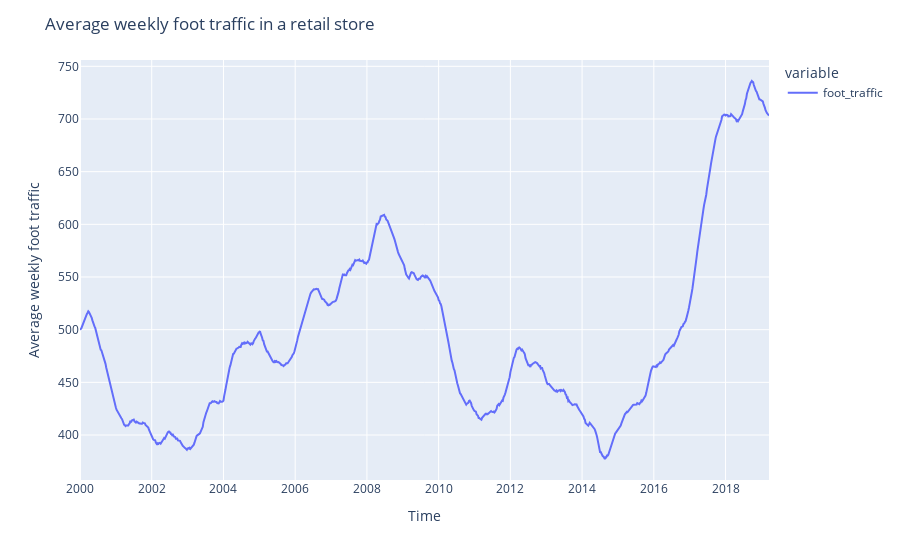

This figure's notebook cell:
### Code cell
fig = px.line(df['foot_traffic'])
fig.update_layout(
    xaxis= dict(
        tickmode = 'array',
        tickvals = np.arange(0, 1000, 104),
        ticktext = np.arange(2000, 2020, 2)
    ),
    yaxis_title='Average weekly foot traffic',
    xaxis_title='Time',
    title='Average weekly foot traffic in a retail store'
)

### Figure 1 — Plotly figure (JSON) as saved in the notebook; plotly's stock layout.template omitted (floating-point values rounded to 4 significant figures; data arrays with more than 128 entries replaced by an {"elided": "..."} marker saying what was removed)
{"data": [{"hovertemplate": "variable=foot_traffic<br>index=%{x}<br>value=%{y}<extra></extra>", "legendgroup": "foot_traffic", "line": {"color": "#636efa", "dash": "solid"}, "marker": {"symbol": "circle"}, "mode": "lines", "name": "foot_traffic", "orientation": "v", "showlegend": true, "type": "scatter", "x": {"elided": "1000 int values"}, "xaxis": "x", "y": {"elided": "1000 float values"}, "yaxis": "y"}], "layout": {"legend": {"title": {"text": "variable"}, "tracegroupgap": 0}, "margin": {"t": 60}, "title": {"text": "Average weekly foot traffic in a retail store"}, "xaxis": {"anchor": "y", "domain": [0, 1], "tickmode": "array", "ticktext": [2000, 2002, 2004, 2006, 2008, 2010, 2012, 2014, 2016, 2018], "tickvals": [0, 104, 208, 312, 416, 520, 624, 728, 832, 936], "title": {"text": "Time"}}, "yaxis": {"anchor": "x", "domain": [0, 1], "title": {"text": "Average weekly foot traffic"}}}}
